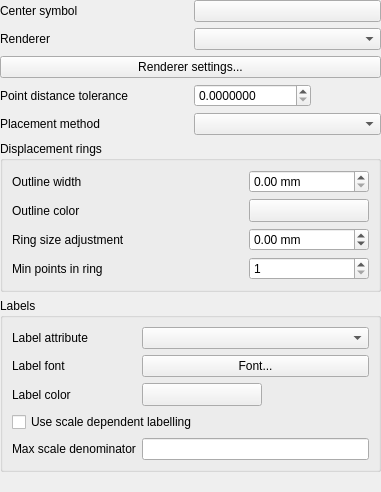
<?xml version="1.0" encoding="UTF-8"?>
<ui version="4.0">
 <class>QgsPointDisplacementRendererWidgetBase</class>
 <widget class="QWidget" name="QgsPointDisplacementRendererWidgetBase">
  <property name="geometry">
   <rect>
    <x>0</x>
    <y>0</y>
    <width>381</width>
    <height>492</height>
   </rect>
  </property>
  <property name="windowTitle">
   <string>Form</string>
  </property>
  <layout class="QGridLayout" name="gridLayout_3">
   <property name="leftMargin">
    <number>0</number>
   </property>
   <property name="topMargin">
    <number>0</number>
   </property>
   <property name="rightMargin">
    <number>0</number>
   </property>
   <property name="bottomMargin">
    <number>0</number>
   </property>
   <item row="4" column="0" colspan="2">
    <widget class="QPushButton" name="mRendererSettingsButton">
     <property name="text">
      <string>Renderer settings...</string>
     </property>
    </widget>
   </item>
   <item row="9" column="0" colspan="2">
    <widget class="QgsCollapsibleGroupBoxBasic" name="mLabellingGroupBox">
     <property name="title">
      <string>Labels</string>
     </property>
     <layout class="QGridLayout" name="gridLayout">
      <item row="0" column="0">
       <widget class="QLabel" name="mLabelAttributeLabel">
        <property name="text">
         <string>Label attribute</string>
        </property>
       </widget>
      </item>
      <item row="0" column="1">
       <widget class="QComboBox" name="mLabelFieldComboBox"/>
      </item>
      <item row="1" column="0">
       <widget class="QLabel" name="label">
        <property name="text">
         <string>Label font</string>
        </property>
       </widget>
      </item>
      <item row="1" column="1">
       <widget class="QPushButton" name="mLabelFontButton">
        <property name="text">
         <string>Font...</string>
        </property>
       </widget>
      </item>
      <item row="2" column="0">
       <widget class="QLabel" name="mLabelColorLabel">
        <property name="text">
         <string>Label color</string>
        </property>
       </widget>
      </item>
      <item row="2" column="1">
       <widget class="QgsColorButtonV2" name="mLabelColorButton">
        <property name="minimumSize">
         <size>
          <width>120</width>
          <height>0</height>
         </size>
        </property>
        <property name="maximumSize">
         <size>
          <width>120</width>
          <height>16777215</height>
         </size>
        </property>
        <property name="text">
         <string/>
        </property>
       </widget>
      </item>
      <item row="3" column="0" colspan="2">
       <widget class="QCheckBox" name="mScaleDependentLabelsCheckBox">
        <property name="text">
         <string>Use scale dependent labelling</string>
        </property>
       </widget>
      </item>
      <item row="4" column="0">
       <widget class="QLabel" name="mMaxScaleLabel">
        <property name="text">
         <string>Max scale denominator</string>
        </property>
       </widget>
      </item>
      <item row="4" column="1">
       <widget class="QLineEdit" name="mMaxScaleDenominatorEdit"/>
      </item>
     </layout>
    </widget>
   </item>
   <item row="0" column="0">
    <widget class="QLabel" name="mCenterSymbolLabel">
     <property name="text">
      <string>Center symbol</string>
     </property>
    </widget>
   </item>
   <item row="2" column="1">
    <widget class="QComboBox" name="mRendererComboBox"/>
   </item>
   <item row="8" column="0" colspan="2">
    <widget class="QgsCollapsibleGroupBoxBasic" name="mDisplacementCirclesGroupBox">
     <property name="title">
      <string>Displacement rings</string>
     </property>
     <layout class="QGridLayout" name="gridLayout_2">
      <item row="0" column="1">
       <widget class="QgsDoubleSpinBox" name="mCircleWidthSpinBox">
        <property name="suffix">
         <string> mm</string>
        </property>
        <property name="maximum">
         <double>9999.000000000000000</double>
        </property>
        <property name="singleStep">
         <double>0.100000000000000</double>
        </property>
       </widget>
      </item>
      <item row="3" column="1">
       <widget class="QgsDoubleSpinBox" name="mCircleModificationSpinBox">
        <property name="suffix">
         <string> mm</string>
        </property>
        <property name="minimum">
         <double>-9999.000000000000000</double>
        </property>
        <property name="maximum">
         <double>9999.000000000000000</double>
        </property>
        <property name="singleStep">
         <double>0.100000000000000</double>
        </property>
       </widget>
      </item>
      <item row="2" column="1">
       <widget class="QgsColorButtonV2" name="mCircleColorButton">
        <property name="minimumSize">
         <size>
          <width>120</width>
          <height>0</height>
         </size>
        </property>
        <property name="maximumSize">
         <size>
          <width>120</width>
          <height>16777215</height>
         </size>
        </property>
        <property name="text">
         <string/>
        </property>
       </widget>
      </item>
      <item row="2" column="0">
       <widget class="QLabel" name="mCircleColorLabel">
        <property name="text">
         <string>Outline color</string>
        </property>
       </widget>
      </item>
      <item row="0" column="0">
       <widget class="QLabel" name="mCircleWidthLabel">
        <property name="text">
         <string>Outline width</string>
        </property>
       </widget>
      </item>
      <item row="3" column="0">
       <widget class="QLabel" name="mCircleRadiusLabel">
        <property name="text">
         <string>Ring size adjustment</string>
        </property>
       </widget>
      </item>
      <item row="4" column="1">
       <widget class="QgsSpinBox" name="mMinPointsSpinBox">
        <property name="minimum">
         <number>1</number>
        </property>
        <property name="maximum">
         <number>9999</number>
        </property>
       </widget>
      </item>
      <item row="4" column="0">
       <widget class="QLabel" name="label_3">
        <property name="text">
         <string>Min points in ring</string>
        </property>
       </widget>
      </item>
     </layout>
    </widget>
   </item>
   <item row="10" column="0">
    <spacer name="verticalSpacer">
     <property name="orientation">
      <enum>Qt::Vertical</enum>
     </property>
     <property name="sizeHint" stdset="0">
      <size>
       <width>20</width>
       <height>40</height>
      </size>
     </property>
    </spacer>
   </item>
   <item row="0" column="1">
    <widget class="QPushButton" name="mCenterSymbolPushButton">
     <property name="text">
      <string/>
     </property>
    </widget>
   </item>
   <item row="2" column="0">
    <widget class="QLabel" name="mRendererLabel">
     <property name="text">
      <string>Renderer</string>
     </property>
    </widget>
   </item>
   <item row="6" column="0">
    <widget class="QLabel" name="mDistanceToleranceLabel">
     <property name="text">
      <string>Point distance tolerance</string>
     </property>
    </widget>
   </item>
   <item row="6" column="1">
    <layout class="QHBoxLayout" name="horizontalLayout">
     <item>
      <widget class="QgsDoubleSpinBox" name="mDistanceSpinBox">
       <property name="decimals">
        <number>7</number>
       </property>
       <property name="maximum">
        <double>999999999.000000000000000</double>
       </property>
      </widget>
     </item>
     <item>
      <widget class="QgsUnitSelectionWidget" name="mDistanceUnitWidget" native="true">
       <property name="focusPolicy">
        <enum>Qt::StrongFocus</enum>
       </property>
      </widget>
     </item>
    </layout>
   </item>
   <item row="7" column="1">
    <widget class="QComboBox" name="mPlacementComboBox"/>
   </item>
   <item row="7" column="0">
    <widget class="QLabel" name="label_2">
     <property name="text">
      <string>Placement method</string>
     </property>
    </widget>
   </item>
  </layout>
 </widget>
 <customwidgets>
  <customwidget>
   <class>QgsColorButtonV2</class>
   <extends>QToolButton</extends>
   <header>qgscolorbuttonv2.h</header>
   <container>1</container>
  </customwidget>
  <customwidget>
   <class>QgsDoubleSpinBox</class>
   <extends>QDoubleSpinBox</extends>
   <header>qgsdoublespinbox.h</header>
  </customwidget>
  <customwidget>
   <class>QgsUnitSelectionWidget</class>
   <extends>QWidget</extends>
   <header>qgsunitselectionwidget.h</header>
   <container>1</container>
  </customwidget>
  <customwidget>
   <class>QgsSpinBox</class>
   <extends>QSpinBox</extends>
   <header>qgsspinbox.h</header>
  </customwidget>
  <customwidget>
   <class>QgsCollapsibleGroupBoxBasic</class>
   <extends>QGroupBox</extends>
   <header location="global">qgscollapsiblegroupbox.h</header>
   <container>1</container>
  </customwidget>
 </customwidgets>
 <tabstops>
  <tabstop>mCenterSymbolPushButton</tabstop>
  <tabstop>mRendererComboBox</tabstop>
  <tabstop>mRendererSettingsButton</tabstop>
  <tabstop>mDistanceSpinBox</tabstop>
  <tabstop>mDistanceUnitWidget</tabstop>
  <tabstop>mPlacementComboBox</tabstop>
  <tabstop>mCircleWidthSpinBox</tabstop>
  <tabstop>mCircleColorButton</tabstop>
  <tabstop>mCircleModificationSpinBox</tabstop>
  <tabstop>mMinPointsSpinBox</tabstop>
  <tabstop>mLabelFieldComboBox</tabstop>
  <tabstop>mLabelFontButton</tabstop>
  <tabstop>mLabelColorButton</tabstop>
  <tabstop>mScaleDependentLabelsCheckBox</tabstop>
  <tabstop>mMaxScaleDenominatorEdit</tabstop>
 </tabstops>
 <resources/>
 <connections/>
</ui>
